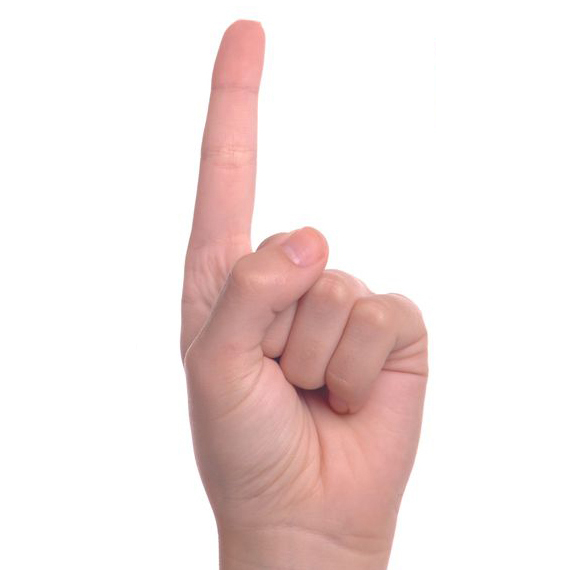
#> input picture ex2/Q3/hand_pic/1.jpg, 570 x 570 px; its folder holds only this picture in this run
$ python Q3_pics.py
#> lines starting #> are read from the running program, lines starting #| are printed output that depends on the picture; after the words box and inside, x2 and y2 are one past the last pixel; in counts of white or black regions, pixels touching at a corner belong together
import cv2
import glob
import numpy as np

filenames= glob.glob('./hand_pic/*.jpg')
imgs= [cv2.imread(img) for img in filenames]
#> imgs = 1 item

flag=1
for img in imgs:
    gray_img = cv2.cvtColor(img, cv2.COLOR_BGR2GRAY)
    _,thresh= cv2.threshold(gray_img,220,255,cv2.THRESH_BINARY_INV)
    thresh = cv2.erode(thresh, kernel=np.ones((3,3), np.uint8), iterations=3)
    cnts, _ = cv2.findContours(thresh, cv2.RETR_TREE, cv2.CHAIN_APPROX_NONE)

    if cnts:
        hand = max(cnts, key=cv2.contourArea)
        x_COG = int(np.average([x[0][0] for x in hand]))
        y_COG = int(np.average([y[0][1] for y in hand]))

        # cv2.drawContours(img,hand, -1, (0,0,255), 3)
        max_dist = max((np.linalg.norm([x_COG - x[0][0], y_COG - x[0][1]]) for x in hand))

        cv2.circle(thresh, (x_COG, y_COG), int(max_dist * 0.6), (0, 255, 255), -1)

        fingers, _ = cv2.findContours(thresh, cv2.RETR_TREE, cv2.CHAIN_APPROX_SIMPLE)
        numFingers = len(fingers) - 1
        cv2.putText(img, "fingers: "+str(numFingers), (10,30),cv2.FONT_HERSHEY_COMPLEX, 0.5, (0,255,0), 2)
        cv2.imwrite(str(flag)+'.jpg', img)
        cv2.imshow('hey',img)
        flag+=1
        cv2.waitKey(0)
        cv2.destroyAllWindows()
#> this loop made 1 pass
#> (x_COG, y_COG, max_dist, numFingers, flag) on pass 1: (278, 320, 299.4, 1, 2)
#> pass 1, `gray_img = cv2.cvtColor(img, cv2.COLOR_BGR2GRAY)`:
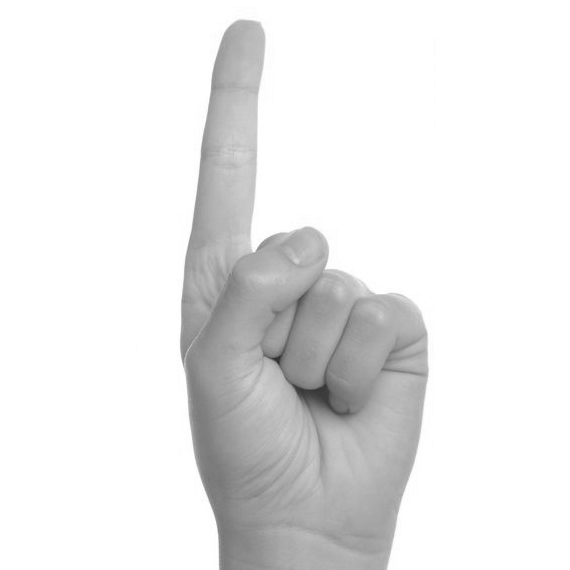
#> gray_img: shape (570, 570); min 42, max 255, mean 233
#> pass 1, `_,thresh= cv2.threshold(gray_img,220,255,cv2.THRESH_BINARY_INV)`:
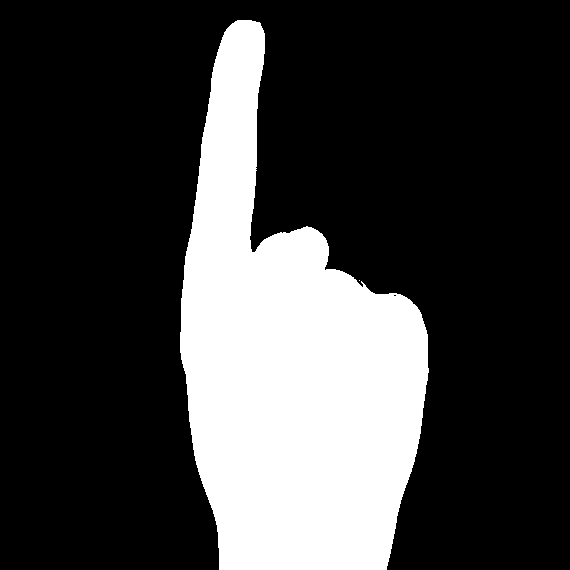
#> thresh: shape (570, 570); 24.8% white; 2 white regions (1 under 20 px), largest, box (x1, y1, x2, y2) and area: (180, 20, 429, 570) 80477
#> pass 1, `thresh = cv2.erode(thresh, kernel=np.ones((3,3), np.uint8), iterations..`:
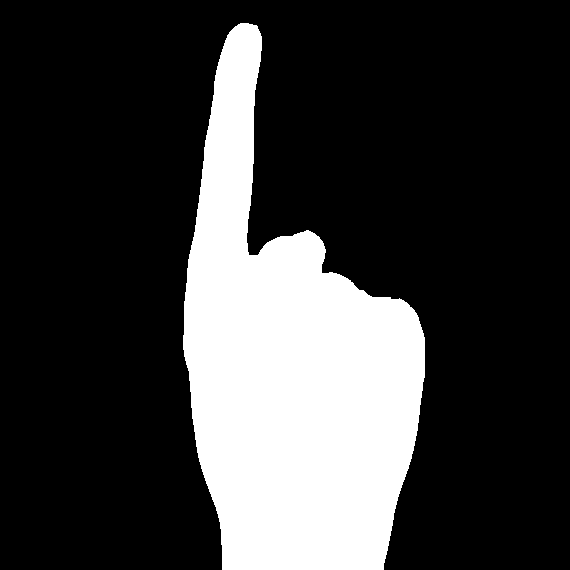
#> thresh: shape (570, 570); 23.4% white; 1 white region, box (x1, y1, x2, y2) and area: (183, 23, 425, 570) 75893
#> pass 1, `cv2.imwrite(str(flag)+'.jpg', img)`:
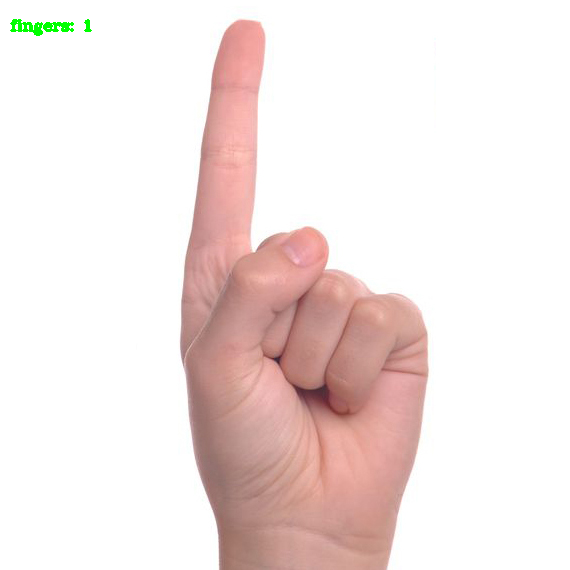
#> saved as 1.jpg: shape (570, 570, 3); mean B, G, R 227, 229.2, 242.1
#> after the loop:
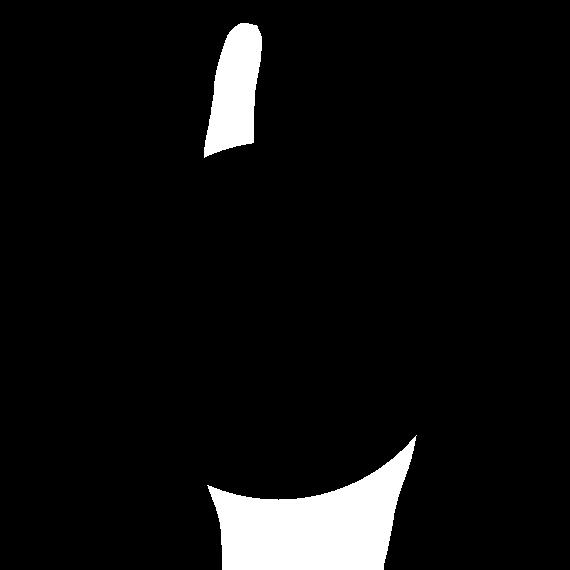
#> thresh: shape (570, 570); 6.1% white; 2 white regions, box (x1, y1, x2, y2) and area: (207, 435, 417, 570) 14557, (204, 23, 262, 158) 5190
#> after the loop, flag = 2

$ run again, on ex2/Q3/hand_pic/2.jpg
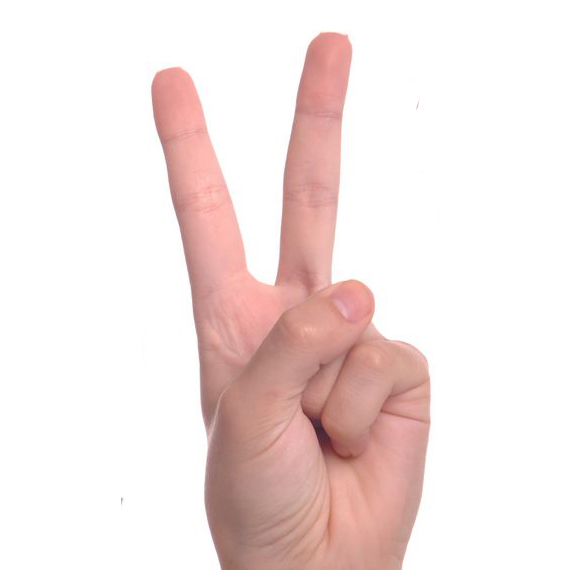
#> input picture ex2/Q3/hand_pic/2.jpg, 570 x 570 px
#> imgs = 1 item
#> the loop `for img in imgs:` made 1 pass
#> (x_COG, y_COG, max_dist, numFingers, flag) on pass 1: (283, 293, 299, 2, 2)
#> pass 1, `thresh = cv2.erode(thresh, kernel=np.ones((3,3), np.uint8), iterations..`:
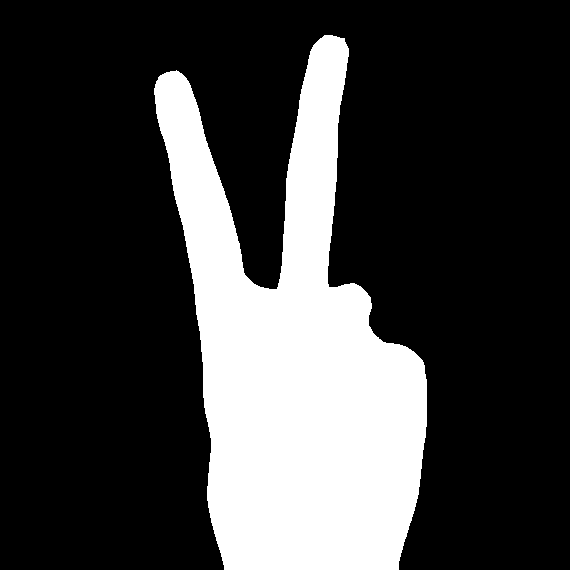
#> thresh: shape (570, 570); 24.2% white; 1 white region, box (x1, y1, x2, y2) and area: (154, 35, 427, 570) 78660
#> after the loop `for img in imgs:`:
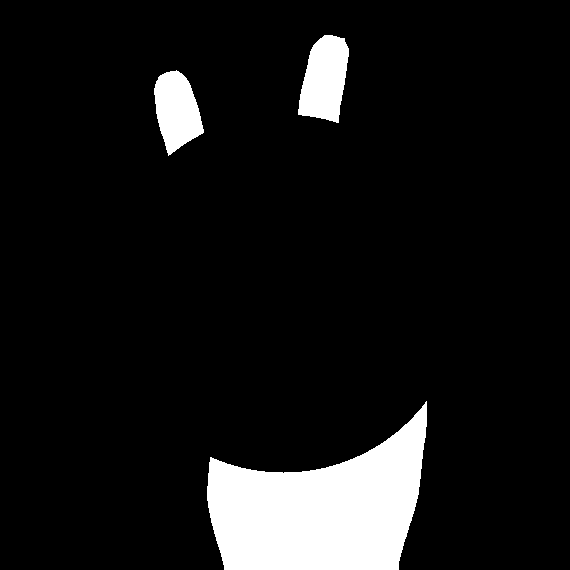
#> thresh: shape (570, 570); 8.8% white; 3 white regions, box (x1, y1, x2, y2) and area: (207, 401, 427, 570) 22619, (298, 35, 349, 123) 3228, (154, 70, 204, 156) 2823
#> after the loop `for img in imgs:`: flag = 2

$ run again, on ex2/Q3/hand_pic/5.jpg
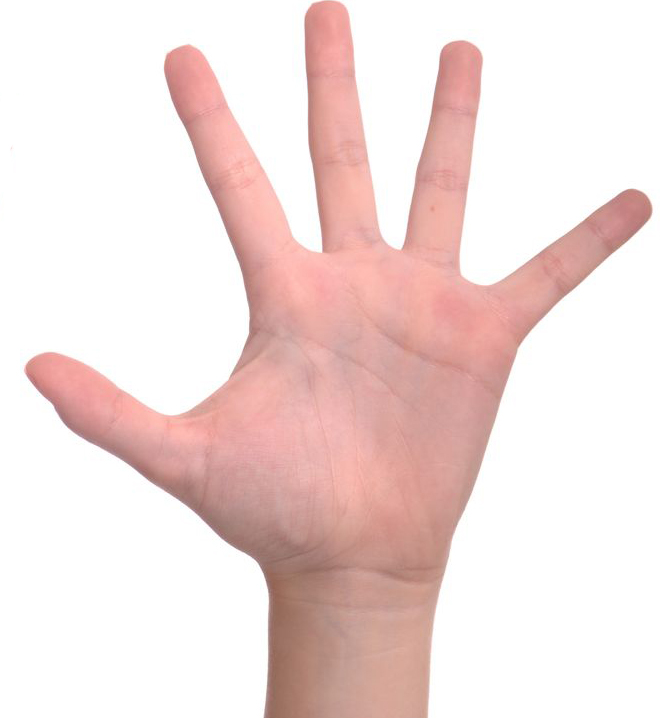
#> input picture ex2/Q3/hand_pic/5.jpg, 660 x 718 px
#> imgs = 1 item
#> the loop `for img in imgs:` made 1 pass
#> (x_COG, y_COG, max_dist, numFingers, flag) on pass 1: (341, 308, 417.3, 5, 2)
#> pass 1, `thresh = cv2.erode(thresh, kernel=np.ones((3,3), np.uint8), iterations..`:
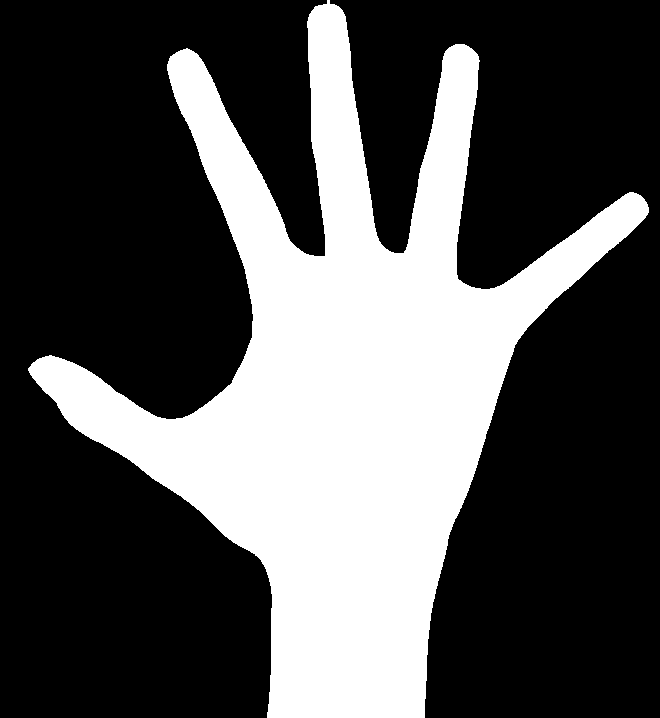
#> thresh: shape (718, 660); 32.2% white; 1 white region, box (x1, y1, x2, y2) and area: (28, 0, 649, 718) 152609
#> after the loop `for img in imgs:`:
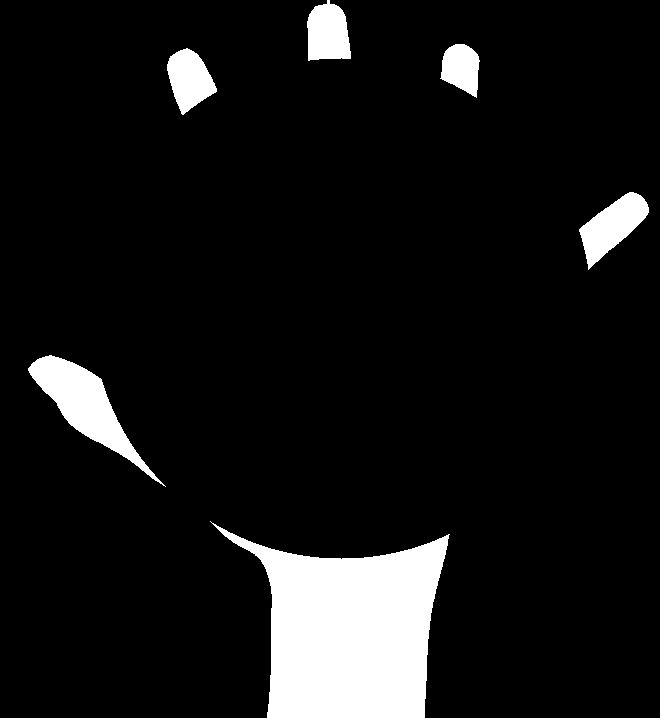
#> thresh: shape (718, 660); 8.6% white; 6 white regions, box (x1, y1, x2, y2) and area: (210, 521, 450, 718) 27294, (28, 355, 166, 487) 5065, (579, 192, 649, 270) 2620, (307, 0, 351, 61) 2115, (167, 48, 217, 115) 2069, (440, 44, 480, 98) 1492
#> after the loop `for img in imgs:`: flag = 2
